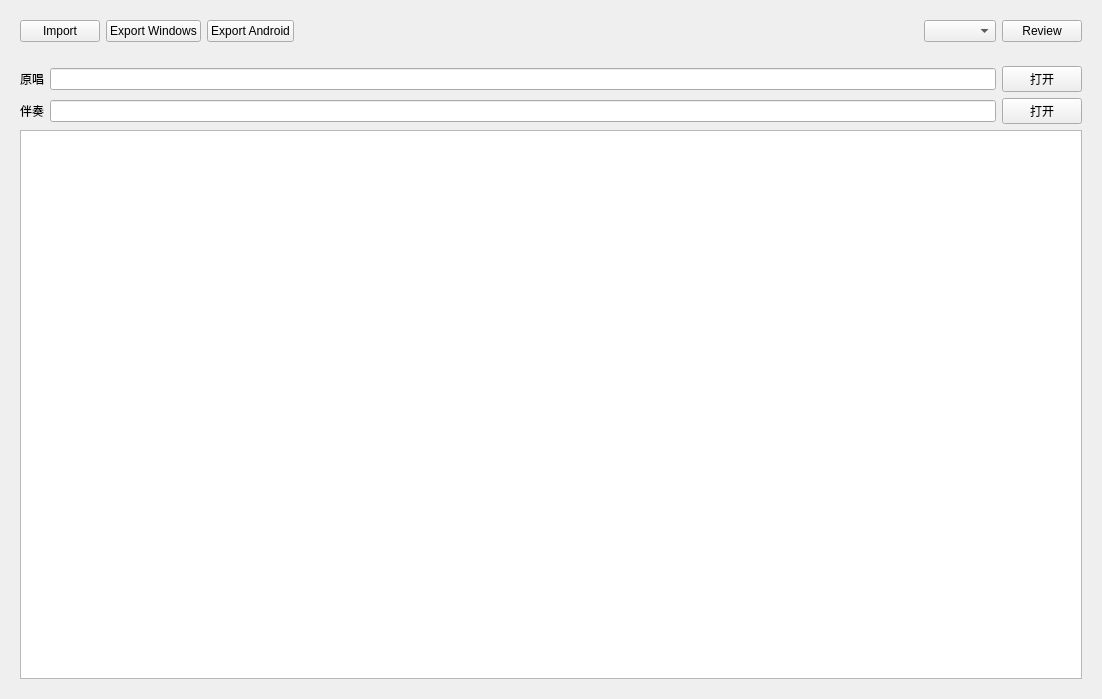
           <widget class="QWidget" name="pageKaraoke">
            <layout class="QVBoxLayout" name="verticalLayout_8">
             <item>
              <widget class="QWidget" name="widget_2" native="true">
               <layout class="QHBoxLayout" name="horizontalLayout_3">
                <item>
                 <widget class="QPushButton" name="pbKaraokeImport">
                  <property name="text">
                   <string>Import</string>
                  </property>
                 </widget>
                </item>
                <item>
                 <widget class="QPushButton" name="pbKaraokeExportWindows">
                  <property name="text">
                   <string>Export Windows</string>
                  </property>
                 </widget>
                </item>
                <item>
                 <widget class="QPushButton" name="pbKaraokeExportAndroid">
                  <property name="text">
                   <string>Export Android</string>
                  </property>
                 </widget>
                </item>
                <item>
                 <spacer name="horizontalSpacer_2">
                  <property name="orientation">
                   <enum>Qt::Horizontal</enum>
                  </property>
                  <property name="sizeHint" stdset="0">
                   <size>
                    <width>546</width>
                    <height>20</height>
                   </size>
                  </property>
                 </spacer>
                </item>
                <item>
                 <widget class="QComboBox" name="comboBox_2"/>
                </item>
                <item>
                 <widget class="QPushButton" name="pbKaraokeReview">
                  <property name="text">
                   <string>Review</string>
                  </property>
                 </widget>
                </item>
               </layout>
              </widget>
             </item>
             <item>
              <widget class="QWidget" name="widget_7" native="true">
               <property name="sizePolicy">
                <sizepolicy hsizetype="Preferred" vsizetype="Expanding">
                 <horstretch>0</horstretch>
                 <verstretch>0</verstretch>
                </sizepolicy>
               </property>
               <property name="minimumSize">
                <size>
                 <width>1080</width>
                 <height>631</height>
                </size>
               </property>
               <layout class="QVBoxLayout" name="verticalLayout_9">
                <item>
                 <layout class="QGridLayout" name="gridLayout">
                  <item row="0" column="0">
                   <widget class="QLabel" name="label_6">
                    <property name="text">
                     <string>原唱</string>
                    </property>
                   </widget>
                  </item>
                  <item row="0" column="1">
                   <widget class="QLineEdit" name="leKaraokeMusic">
                    <property name="readOnly">
                     <bool>true</bool>
                    </property>
                   </widget>
                  </item>
                  <item row="0" column="2">
                   <widget class="QPushButton" name="pbKaraokeOpenMusic">
                    <property name="text">
                     <string>打开</string>
                    </property>
                   </widget>
                  </item>
                  <item row="1" column="0">
                   <widget class="QLabel" name="label_7">
                    <property name="text">
                     <string>伴奏</string>
                    </property>
                   </widget>
                  </item>
                  <item row="1" column="1">
                   <widget class="QLineEdit" name="leKaraokeAccompaniment">
                    <property name="readOnly">
                     <bool>true</bool>
                    </property>
                   </widget>
                  </item>
                  <item row="1" column="2">
                   <widget class="QPushButton" name="pbKaraokeOpenAccompaniment">
                    <property name="text">
                     <string>打开</string>
                    </property>
                   </widget>
                  </item>
                 </layout>
                </item>
                <item>
                 <widget class="QPlainTextEdit" name="pteKaraokeLyrics"/>
                </item>
               </layout>
              </widget>
             </item>
            </layout>
           </widget>
